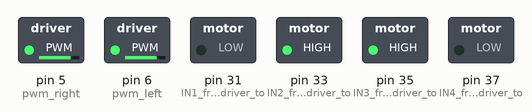
This sketch was run on a simulated Arduino Mega 2560, built with avr-gcc and run on an emulated ATmega2560. Shown: switched loads named in the sketch (green lamp = pin HIGH).

Above: at 2.05 s.
At 22.0 s:
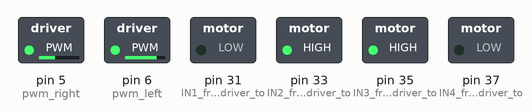
Timing chart, 0 to 27.2 s (numbered marks = the images above):
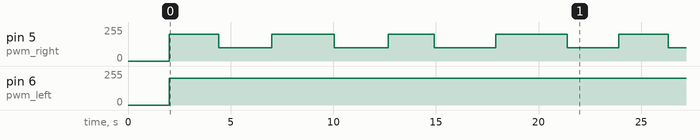

The sketch:

testingturn.ino
```cpp
const byte pwm_left = 6; // ENBpin from motor driver to 6th pin of arduino mega -- left motor
const byte pwm_right = 5;
void setup() {
  // put your setup code here, to run once:
pinMode(31,OUTPUT); //IN1 from motor driver to 28th pin of arduino mega
pinMode(33,OUTPUT); //IN2 from motor driver to 30th pin of arduino mega
pinMode(35,OUTPUT); //IN3 from motor driver to 32nd pin of arduino mega
pinMode(37,OUTPUT); //IN4 from motor driver to 34th pin of arduino mega
Serial.begin(9600);
digitalWrite(31,LOW); //right motor
digitalWrite(33,HIGH);  //right motor
digitalWrite(35,HIGH); // left motor
digitalWrite(37,LOW); //left motor
delay(2000);
}

void loop() {
  // put your main code here, to run repeatedly:
/* Only with two values
 analogWrite(pwm_left,200);
 analogWrite(pwm_right,200);
 delay(2670);
 analogWrite(pwm_left,200);
 analogWrite(pwm_right,100);
 delay(2345);
 */
 analogWrite(pwm_left,200);
 analogWrite(pwm_right,200);
 delay(2420);
  analogWrite(pwm_left,200);
 analogWrite(pwm_right,100);
delay(2580);
 analogWrite(pwm_left,200);
 analogWrite(pwm_right,200);
 delay(3040);
  analogWrite(pwm_left,200);
 analogWrite(pwm_right,100);
 delay(2640);
  analogWrite(pwm_left,200);
 analogWrite(pwm_right,200);
 delay(2250);
  analogWrite(pwm_left,200);
 analogWrite(pwm_right,100);
 delay(2980);
  analogWrite(pwm_left,200);
 analogWrite(pwm_right,200);
 delay(3500);
  analogWrite(pwm_left,200);
 analogWrite(pwm_right,100);
 delay(2490);

}
```

Measured:
- by itself, pin 6 (pwm_left): 0/255 → 200/255 at 2.0 s
- by itself, pin 5 (pwm_right): repeats every 21.9 s: 100/255 2.6 s, 200/255 3.0 s, 100/255 2.6 s, 200/255 2.3 s, 100/255 3.0 s, 200/255 3.5 s, 100/255 2.5 s, 200/255 2.4 s
